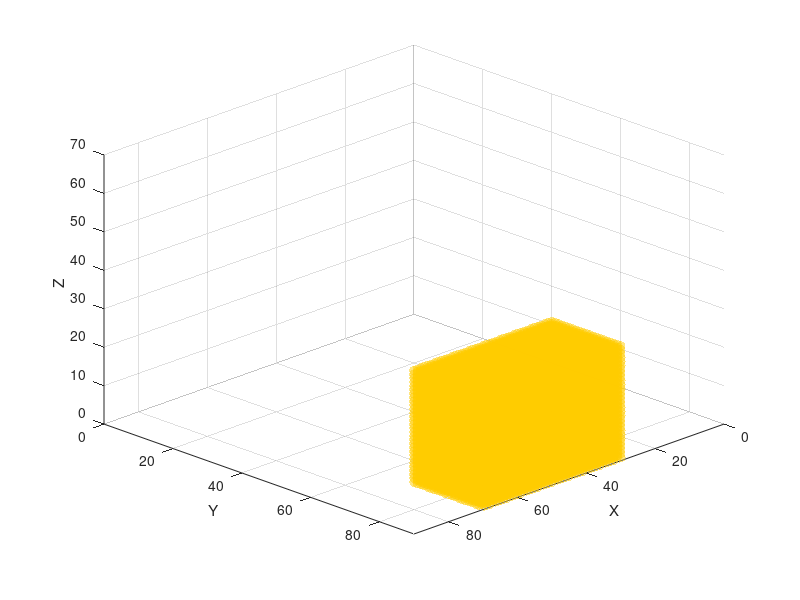

The MATLAB source for this figure: (Note: this script raises an error after producing the figure.)
%% Map dimensions (MAKE SURE THEY ARE THE SAME AS THE MAP CREATOR)
mapSizeX = 90; mapSizeY = 90; mapSizeZ = 70;
mapSize = [mapSizeX, mapSizeY, mapSizeZ];

%% Generate ROI and Object positions
% We store environment state in this matrix with this values:
% ---- 0 = free | 1= Occupied | 2 = unexplored | 3 = Frontier | 4 = ROI | 
% ---- 5 = Object
voxelStates = 2*ones(mapSize);

%% DEFINE ROI SETTINGS
voxelStates(30:70, 70:90, 1:30) = 4;

%% DEFINE OBJECTIVE LOCATION
objectX=51; objectY=83; objectZ=9;

% Define the object value
objectValue = 5;
% Compute 3x3x3 block centered on the object position
for dx = -1:1
    for dy = -1:1
        for dz = -1:1
            x = objectX + dx;
            y = objectY + dy;
            z = objectZ + dz;

            % Check bounds before assigning
            if x >= 1 && x <= size(voxelStates,1) && ...
               y >= 1 && y <= size(voxelStates,2) && ...
               z >= 1 && z <= size(voxelStates,3)
                voxelStates(x,y,z) = objectValue;
            end
        end
    end
end

figure;             
hold on; 
axis([0 mapSize(1) 0 mapSize(2) 0 mapSize(3)]);
grid on;
xlabel('X'); ylabel('Y'); zlabel('Z');


[rx, ry, rz] = ind2sub(size(voxelStates), find(voxelStates == 4));
scatter3(rx-0.5, ry-0.5, rz-0.5, 50, [1, 0.8, 0], 'filled', 'MarkerFaceAlpha', 0.5);

[gx, gy, gz] = ind2sub(size(voxelStates), find(voxelStates == 5));
scatter3(gx-0.5, gy-0.5, gz-0.5, 50, [0.6, 0.2, 0.8], 'filled', 'MarkerFaceAlpha', 1);

view(135, 30);

%% Save Voxel Initial States Matrix
save('../../Maps_ROI_Object_Situations/LivingRoom_2_situations/LivingRoom_2_voxelStates_2.mat','voxelStates');
disp('saved voxelStates')
